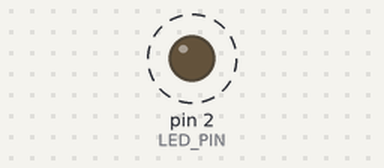
This sketch was run on a simulated Arduino Uno, built with avr-gcc and run on an emulated ATmega328P. Shown: output pins drawn as LEDs (lit = HIGH). Dashed ring = blinking. What the sketch prints to the serial monitor is not drawn.

Above: at 0.2 s.
Timing chart, 0 to 3.0 s (numbered marks = the images above):
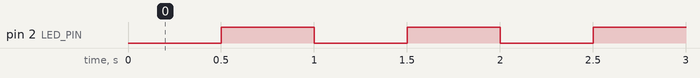

Measured:
- by itself, pin 2 (LED_PIN): alternates HIGH for 0.50 s and LOW for 0.50 s

The sketch:

02_led_blink.ino
```cpp
/*
  ESP8266 NodeMCU - Example 02
  Onboard LED Blink

  IMPORTANT:
  The onboard LED on D4 (GPIO2) is ACTIVE LOW.
  LOW = LED ON, HIGH = LED OFF. This is intentional, not a bug.
  See docs/GPIO.md section 3.
*/

#define LED_PIN 2  // D4 on the board silkscreen

void setup() {
  Serial.begin(115200);
  pinMode(LED_PIN, OUTPUT);
  Serial.println("LED blink test started.");
}

void loop() {
  digitalWrite(LED_PIN, LOW);   // LED ON
  Serial.println("LED ON");
  delay(500);

  digitalWrite(LED_PIN, HIGH);  // LED OFF
  Serial.println("LED OFF");
  delay(500);
}
```
